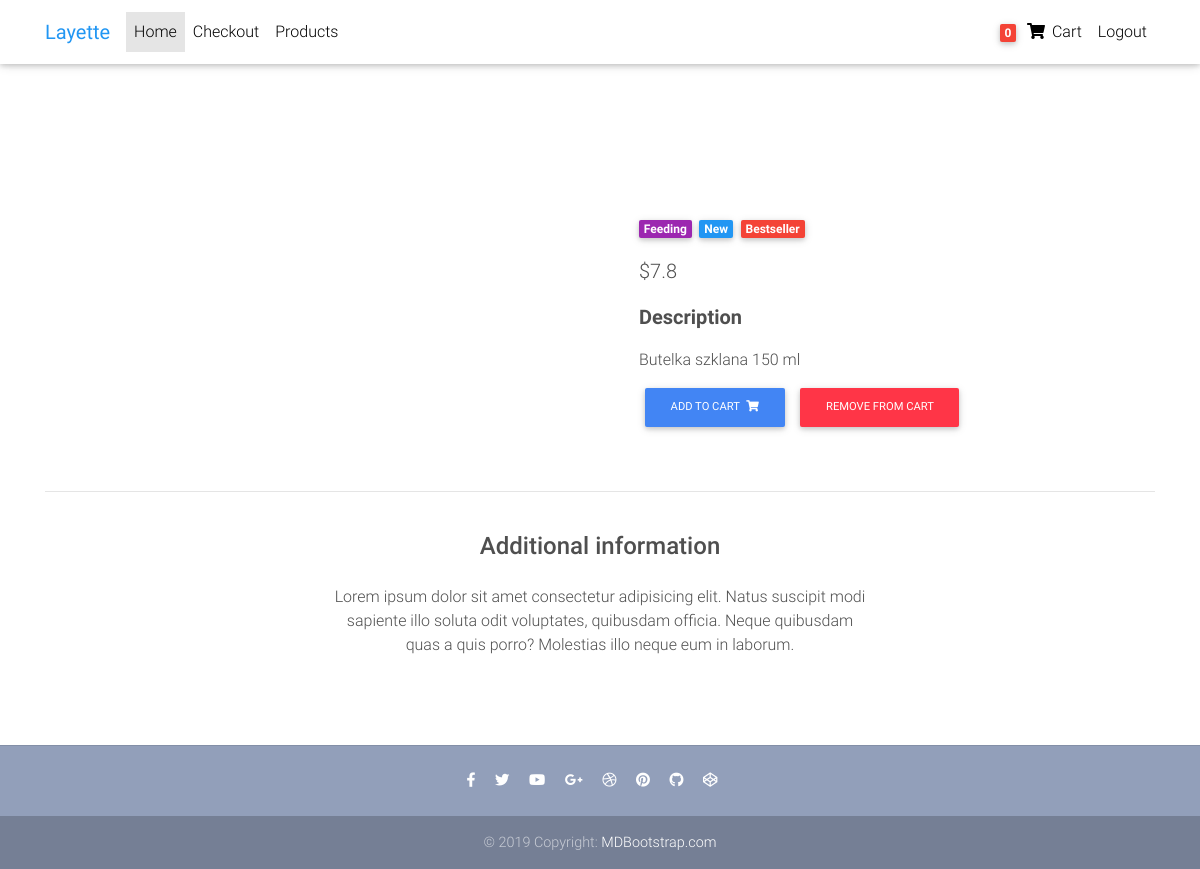
Page /product/butelka-niemowleca/ (signed in) on the committed database.
### shop_app/models.py (models this page shows, shortened)
class Order(models.Model):
    user = models.ForeignKey(settings.AUTH_USER_MODEL,
                             on_delete=models.CASCADE)
    ref_code = models.CharField(max_length=20)
    items = models.ManyToManyField(OrderItem)
    start_date = models.DateTimeField(auto_now_add=True)
    ordered_date = models.DateTimeField()
    ordered = models.BooleanField(default=False)
    billing_address = models.ForeignKey(
        'Address', related_name='billing_address', on_delete=models.SET_NULL, blank=True, null=True)
    shipping_address = models.ForeignKey(
        'Address', related_name='shipping_address', on_delete=models.SET_NULL, blank=True, null=True)
    payment = models.ForeignKey(
        'Payment', on_delete=models.SET_NULL, blank=True, null=True
    )
    coupon = models.ForeignKey(
        'Coupon', on_delete=models.SET_NULL, blank=True, null=True
    )
    being_delivered = models.BooleanField(default=False)
    received = models.BooleanField(default=False)
    refund_requested = models.BooleanField(default=False)
    refund_granted = models.BooleanField(default=False)

class Item(models.Model):
    title = models.CharField(_('Title'), max_length=100)
    price = models.FloatField(_('Price'),)
    discount_price = models.FloatField(_('Discount price'),blank=True, null=True)
    category = models.CharField(_('Category'),choices=CATEGORY_CHOICES, max_length=2)
    label = models.CharField(_('Label'), choices=LABEL_CHOICES, max_length=1)
    slug = models.SlugField()
    description = models.TextField(_('Description'),)
    image = models.ImageField(_('Image'),)
    def get_add_to_cart_url(self):
        return reverse("shop_app:add-to-cart", kwargs={
            'slug': self.slug
        })
    def get_remove_from_cart_url(self):
        return reverse("shop_app:remove-from-cart", kwargs={
            'slug': self.slug
        })

### shop_app/views.py (the view)
# urls.py: path('product/<slug>/', ItemDetailView.as_view(), name='product'),
class ItemDetailView(DetailView):
    model = Item
    template_name = "product.html"

### shop_app/templatetags/cart_template_tags.py (called while the page is built)
@register.filter
def cart_item_count(user):
    if user.is_authenticated:
        qs = Order.objects.filter(user=user, ordered=False)
        if qs.exists():
            return qs[0].items.count()
    return 0

### templates/product.html (shortened to what this page needs)
{% extends 'base.html' %}
{% block content %}
<main class="mt-5 pt-4">
  <div class="container dark-grey-text mt-5">
    <div class="row wow fadeIn">
      <div class="col-md-6 mb-4">
      </div>
      <div class="col-md-6 mb-4">
        <div class="p-4">
          <div class="mb-3">
            <a href="">
              <span class="badge purple mr-1">{{ object.get_category_display }}</span>
            </a>
            <a href="">
              <span class="badge blue mr-1">New</span>
            </a>
            <a href="">
              <span class="badge red mr-1">Bestseller</span>
            </a>
          </div>
          <p class="lead">
            {% if item.discount_price %}
              <span class="mr-1">
                <del>${{ object.price }}</del>
              </span>
            <span>${{ object.discount_price }}</span>
            {% else %}
            <span>${{ object.price }}</span>
            {% endif %}
          </p>
          <p class="lead font-weight-bold">Description</p>
          <p>{{ object.description }}</p>
            <a href="{{ object.get_add_to_cart_url }}" class="btn btn-primary btn-md my-0 p">Add to cart
              <i class="fas fa-shopping-cart ml-1"></i>
            </a>
            <a href="{{ object.get_remove_from_cart_url }}" class="btn btn-danger btn-md my-0 p">Remove from cart
            </a>
        </div>
      </div>
    </div>
    <hr>
    <div class="row d-flex justify-content-center wow fadeIn">
      <div class="col-md-6 text-center">
        <h4 class="my-4 h4">Additional information</h4>
        <p>Lorem ipsum dolor sit amet consectetur adipisicing elit. Natus suscipit modi sapiente illo soluta odit
          voluptates,
          quibusdam officia. Neque quibusdam quas a quis porro? Molestias illo neque eum in laborum.</p>
      </div>
    </div>
    <div class="row wow fadeIn">
      <div class="col-lg-4 col-md-12 mb-4">
      </div>
      <div class="col-lg-4 col-md-6 mb-4">
      </div>
      <div class="col-lg-4 col-md-6 mb-4">
      </div>
    </div>
  </div>
</main>
{% endblock content %}

### templates/navbar.html (shortened to what this page needs)
{% load cart_template_tags %}
<nav class="navbar fixed-top navbar-expand-lg navbar-light white scrolling-navbar">
    <div class="container">
        <a class="navbar-brand waves-effect" href="{% url 'shop_app:home' %}" target="_blank">
            <strong class="blue-text">Layette</strong>
        </a>
        <div class="collapse navbar-collapse" id="navbarSupportedContent">
            <ul class="navbar-nav mr-auto">
                <li class="nav-item active">
                    <a class="nav-link waves-effect" href="/">Home
                    </a>
                </li>
                <li class="nav-item">
                    <a class="nav-link waves-effect" href="/checkout" target="_blank">Checkout</a>
                </li>
                <li class="nav-item">
                    <a class="nav-link waves-effect" href="/products"
                       target="_blank">Products</a>
                </li>
            </ul>
            {% if request.user.is_authenticated %}
            <ul class="navbar-nav nav-flex-icons">
                <li class="nav-item">
                    <a href="{% url 'shop_app:order-summary' %}" class="nav-link waves-effect">
                        <span class="badge red z-depth-1 mr-1"> {{ request.user|cart_item_count }} </span>
                        <i class="fas fa-shopping-cart"></i>
                        <span class="clearfix d-none d-sm-inline-block"> Cart </span>
                    </a>
                </li>
                <li class="nav-item">
                    <a href="{% url 'account_logout' %}" class="nav-link waves-effect">
                        <span class="clearfix d-none d-sm-inline-block">Logout</span>
                    </a>
                </li>
            </ul>
            {% endif %}
        </div>
    </div>
</nav>

### templates/base.html (style rules this page uses)
html, body, header, .carousel { height: 60vh; }

### rows in the picture
Item: category "Feeding", price "7.8", description "Butelka szklana 150 ml"

### other values in the picture
{{ request.user|cart_item_count }} "0"
